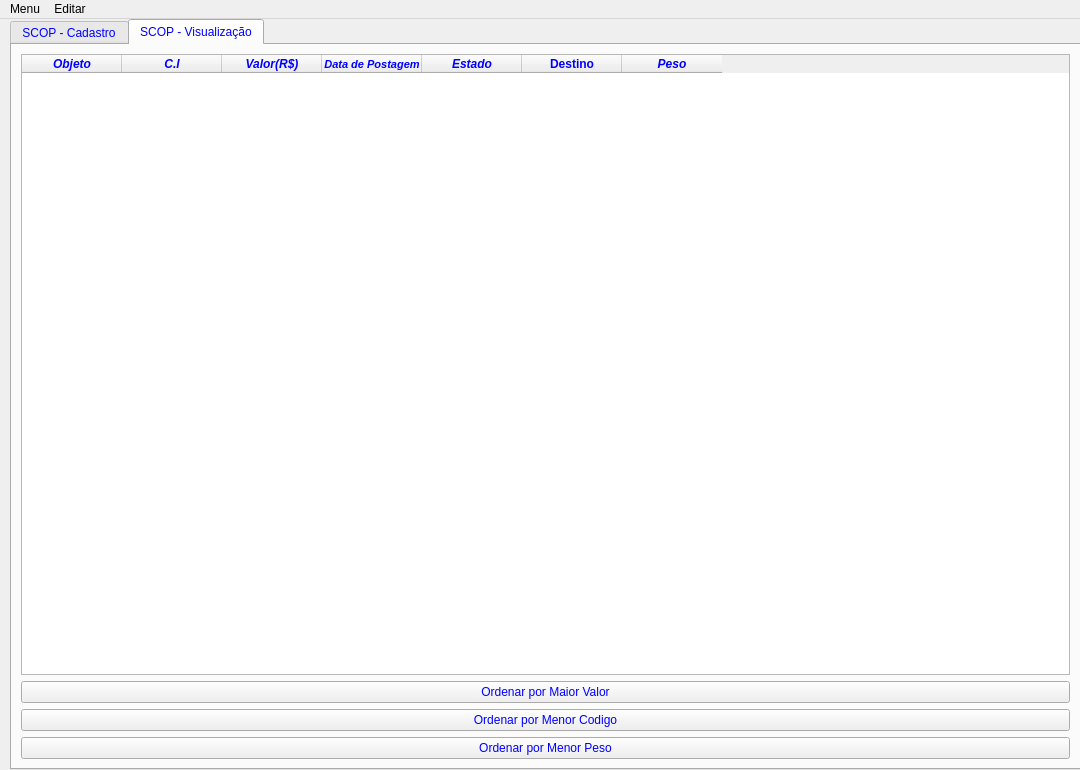
<?xml version="1.0" encoding="UTF-8"?>
<ui version="4.0">
 <class>MainWindow</class>
 <widget class="QMainWindow" name="MainWindow">
  <property name="geometry">
   <rect>
    <x>0</x>
    <y>0</y>
    <width>1080</width>
    <height>770</height>
   </rect>
  </property>
  <property name="windowTitle">
   <string>MainWindow</string>
  </property>
  <widget class="QWidget" name="centralwidget">
   <widget class="QTabWidget" name="tabWidget">
    <property name="geometry">
     <rect>
      <x>10</x>
      <y>0</y>
      <width>1071</width>
      <height>751</height>
     </rect>
    </property>
    <property name="styleSheet">
     <string notr="true">color: rgb(0, 0, 255);</string>
    </property>
    <property name="currentIndex">
     <number>1</number>
    </property>
    <widget class="QWidget" name="tab">
     <attribute name="title">
      <string>SCOP - Cadastro</string>
     </attribute>
     <widget class="QLabel" name="label_8">
      <property name="geometry">
       <rect>
        <x>310</x>
        <y>410</y>
        <width>231</width>
        <height>39</height>
       </rect>
      </property>
      <property name="text">
       <string>Desenvolvido por: Nícolas Ribeiro(Eng. Elétrica).</string>
      </property>
     </widget>
     <widget class="QWidget" name="layoutWidget">
      <property name="geometry">
       <rect>
        <x>10</x>
        <y>190</y>
        <width>832</width>
        <height>113</height>
       </rect>
      </property>
      <layout class="QHBoxLayout" name="horizontalLayout_9">
       <item>
        <layout class="QVBoxLayout" name="verticalLayout_2">
         <item>
          <layout class="QHBoxLayout" name="horizontalLayout">
           <item>
            <widget class="QLabel" name="label">
             <property name="text">
              <string>Objeto:</string>
             </property>
            </widget>
           </item>
           <item>
            <widget class="QLineEdit" name="inputObjeto"/>
           </item>
          </layout>
         </item>
         <item>
          <layout class="QHBoxLayout" name="horizontalLayout_3">
           <item>
            <widget class="QLabel" name="label_3">
             <property name="text">
              <string>Valor do Objeto a ser postado(R$):</string>
             </property>
            </widget>
           </item>
           <item>
            <widget class="QLineEdit" name="valorobj"/>
           </item>
          </layout>
         </item>
         <item>
          <layout class="QHBoxLayout" name="horizontalLayout_5">
           <item>
            <widget class="QLabel" name="label_7">
             <property name="text">
              <string>Destino</string>
             </property>
            </widget>
           </item>
           <item>
            <widget class="QLineEdit" name="destinoObj"/>
           </item>
          </layout>
         </item>
         <item>
          <layout class="QHBoxLayout" name="horizontalLayout_8">
           <item>
            <widget class="QLabel" name="label_5">
             <property name="text">
              <string>Estado Atual do objeto:</string>
             </property>
            </widget>
           </item>
           <item>
            <widget class="QComboBox" name="estadoatual">
             <item>
              <property name="text">
               <string>----SELECIONE-----</string>
              </property>
             </item>
             <item>
              <property name="text">
               <string>Em vistoria</string>
              </property>
             </item>
             <item>
              <property name="text">
               <string>Pronto para envio</string>
              </property>
             </item>
             <item>
              <property name="text">
               <string>Aguardando recebimento</string>
              </property>
             </item>
             <item>
              <property name="text">
               <string>Enviado</string>
              </property>
             </item>
             <item>
              <property name="text">
               <string>Entregue</string>
              </property>
             </item>
            </widget>
           </item>
          </layout>
         </item>
        </layout>
       </item>
       <item>
        <layout class="QVBoxLayout" name="verticalLayout_3">
         <item>
          <layout class="QHBoxLayout" name="horizontalLayout_4">
           <item>
            <widget class="QLabel" name="label_4">
             <property name="text">
              <string>Data de postagem:</string>
             </property>
            </widget>
           </item>
           <item>
            <widget class="QDateEdit" name="edicaodata"/>
           </item>
          </layout>
         </item>
         <item>
          <layout class="QHBoxLayout" name="horizontalLayout_2">
           <item>
            <widget class="QLabel" name="label_2">
             <property name="text">
              <string>Código de identificação(C.I): </string>
             </property>
            </widget>
           </item>
           <item>
            <widget class="QLineEdit" name="inputCi"/>
           </item>
          </layout>
         </item>
         <item>
          <layout class="QHBoxLayout" name="horizontalLayout_6">
           <item>
            <widget class="QLabel" name="labelpeso">
             <property name="text">
              <string>Peso do objeto(kg):</string>
             </property>
            </widget>
           </item>
           <item>
            <widget class="QLineEdit" name="pesoobj"/>
           </item>
          </layout>
         </item>
         <item>
          <layout class="QHBoxLayout" name="horizontalLayout_7">
           <item>
            <spacer name="horizontalSpacer">
             <property name="orientation">
              <enum>Qt::Horizontal</enum>
             </property>
             <property name="sizeHint" stdset="0">
              <size>
               <width>78</width>
               <height>20</height>
              </size>
             </property>
            </spacer>
           </item>
           <item>
            <widget class="QPushButton" name="btncadastrar">
             <property name="text">
              <string>Cadastrar</string>
             </property>
            </widget>
           </item>
           <item>
            <spacer name="horizontalSpacer_2">
             <property name="orientation">
              <enum>Qt::Horizontal</enum>
             </property>
             <property name="sizeHint" stdset="0">
              <size>
               <width>88</width>
               <height>20</height>
              </size>
             </property>
            </spacer>
           </item>
          </layout>
         </item>
        </layout>
       </item>
      </layout>
     </widget>
     <widget class="QWidget" name="layoutWidget">
      <property name="geometry">
       <rect>
        <x>130</x>
        <y>30</y>
        <width>611</width>
        <height>121</height>
       </rect>
      </property>
      <layout class="QHBoxLayout" name="horizontalLayout_10">
       <item>
        <widget class="QLabel" name="labelimg">
         <property name="text">
          <string>TextLabel</string>
         </property>
        </widget>
       </item>
       <item>
        <widget class="QLabel" name="label_6">
         <property name="font">
          <font>
           <family>Times New Roman</family>
           <pointsize>22</pointsize>
           <weight>50</weight>
           <italic>false</italic>
           <bold>false</bold>
          </font>
         </property>
         <property name="autoFillBackground">
          <bool>false</bool>
         </property>
         <property name="styleSheet">
          <string notr="true">color: rgb(255, 255, 0);
background-color: rgb(0,0,0);</string>
         </property>
         <property name="text">
          <string>SCOP - Cadastro de Objetos Para Envio</string>
         </property>
        </widget>
       </item>
      </layout>
     </widget>
     <widget class="QPushButton" name="btnAjuda">
      <property name="geometry">
       <rect>
        <x>370</x>
        <y>330</y>
        <width>111</width>
        <height>31</height>
       </rect>
      </property>
      <property name="text">
       <string>Ajuda? Clique aqui.</string>
      </property>
     </widget>
    </widget>
    <widget class="QWidget" name="tab_2">
     <attribute name="title">
      <string>SCOP - Visualização</string>
     </attribute>
     <layout class="QVBoxLayout" name="verticalLayout">
      <item>
       <widget class="QTableWidget" name="tabela">
        <property name="enabled">
         <bool>true</bool>
        </property>
        <property name="minimumSize">
         <size>
          <width>837</width>
          <height>470</height>
         </size>
        </property>
        <property name="styleSheet">
         <string notr="true"/>
        </property>
        <property name="showGrid">
         <bool>true</bool>
        </property>
        <property name="cornerButtonEnabled">
         <bool>true</bool>
        </property>
        <attribute name="horizontalHeaderHighlightSections">
         <bool>true</bool>
        </attribute>
        <attribute name="verticalHeaderVisible">
         <bool>false</bool>
        </attribute>
        <column>
         <property name="text">
          <string>Objeto</string>
         </property>
         <property name="font">
          <font>
           <weight>75</weight>
           <italic>true</italic>
           <bold>true</bold>
          </font>
         </property>
        </column>
        <column>
         <property name="text">
          <string>C.I</string>
         </property>
         <property name="font">
          <font>
           <weight>75</weight>
           <italic>true</italic>
           <bold>true</bold>
           <underline>false</underline>
          </font>
         </property>
        </column>
        <column>
         <property name="text">
          <string>Valor(R$)</string>
         </property>
         <property name="font">
          <font>
           <weight>75</weight>
           <italic>true</italic>
           <bold>true</bold>
          </font>
         </property>
        </column>
        <column>
         <property name="text">
          <string>Data de Postagem</string>
         </property>
         <property name="font">
          <font>
           <pointsize>8</pointsize>
           <weight>75</weight>
           <italic>true</italic>
           <bold>true</bold>
          </font>
         </property>
        </column>
        <column>
         <property name="text">
          <string>Estado</string>
         </property>
         <property name="font">
          <font>
           <weight>75</weight>
           <italic>true</italic>
           <bold>true</bold>
          </font>
         </property>
        </column>
        <column>
         <property name="text">
          <string>Destino</string>
         </property>
         <property name="font">
          <font>
           <weight>75</weight>
           <italic>false</italic>
           <bold>true</bold>
          </font>
         </property>
        </column>
        <column>
         <property name="text">
          <string>Peso</string>
         </property>
         <property name="font">
          <font>
           <weight>75</weight>
           <italic>true</italic>
           <bold>true</bold>
          </font>
         </property>
        </column>
       </widget>
      </item>
      <item>
       <widget class="QPushButton" name="ordmaiorvalor">
        <property name="text">
         <string>Ordenar por Maior Valor</string>
        </property>
       </widget>
      </item>
      <item>
       <widget class="QPushButton" name="ordmenorcodigo">
        <property name="text">
         <string>Ordenar por Menor Codigo</string>
        </property>
       </widget>
      </item>
      <item>
       <widget class="QPushButton" name="ordpeso">
        <property name="text">
         <string>Ordenar por Menor Peso</string>
        </property>
       </widget>
      </item>
     </layout>
    </widget>
   </widget>
  </widget>
  <widget class="QMenuBar" name="menubar">
   <property name="geometry">
    <rect>
     <x>0</x>
     <y>0</y>
     <width>1080</width>
     <height>21</height>
    </rect>
   </property>
   <widget class="QMenu" name="menuSCOP">
    <property name="title">
     <string>Menu</string>
    </property>
    <addaction name="actionAbrir"/>
    <addaction name="actionSalvar"/>
    <addaction name="separator"/>
    <addaction name="actionSair"/>
   </widget>
   <widget class="QMenu" name="menuEditar">
    <property name="title">
     <string>Editar</string>
    </property>
    <addaction name="actionExcluir"/>
    <addaction name="actionLimpar_Tabela"/>
   </widget>
   <addaction name="menuSCOP"/>
   <addaction name="menuEditar"/>
  </widget>
  <action name="actionAbrir">
   <property name="icon">
    <iconset resource="ArquivodeRecursos.qrc">
     <normaloff>:/icones/editar_ico.png</normaloff>:/icones/editar_ico.png</iconset>
   </property>
   <property name="text">
    <string>Abrir</string>
   </property>
   <property name="shortcut">
    <string>Ctrl+O</string>
   </property>
  </action>
  <action name="actionSalvar">
   <property name="icon">
    <iconset resource="ArquivodeRecursos.qrc">
     <normaloff>:/icones/salvar_ico.png</normaloff>:/icones/salvar_ico.png</iconset>
   </property>
   <property name="text">
    <string>Salvar</string>
   </property>
   <property name="shortcut">
    <string>Ctrl+S</string>
   </property>
  </action>
  <action name="actionSair">
   <property name="text">
    <string>Sair</string>
   </property>
   <property name="shortcut">
    <string>Esc</string>
   </property>
  </action>
  <action name="actionExcluir">
   <property name="icon">
    <iconset>
     <normaloff>../../../../Downloads/Aula_17/icones/excluir_ico.png</normaloff>../../../../Downloads/Aula_17/icones/excluir_ico.png</iconset>
   </property>
   <property name="text">
    <string>Excluir</string>
   </property>
  </action>
  <action name="actionLimpar_Tabela">
   <property name="text">
    <string>Limpar Tabela</string>
   </property>
  </action>
 </widget>
 <resources>
  <include location="ArquivodeRecursos.qrc"/>
 </resources>
 <connections/>
</ui>
